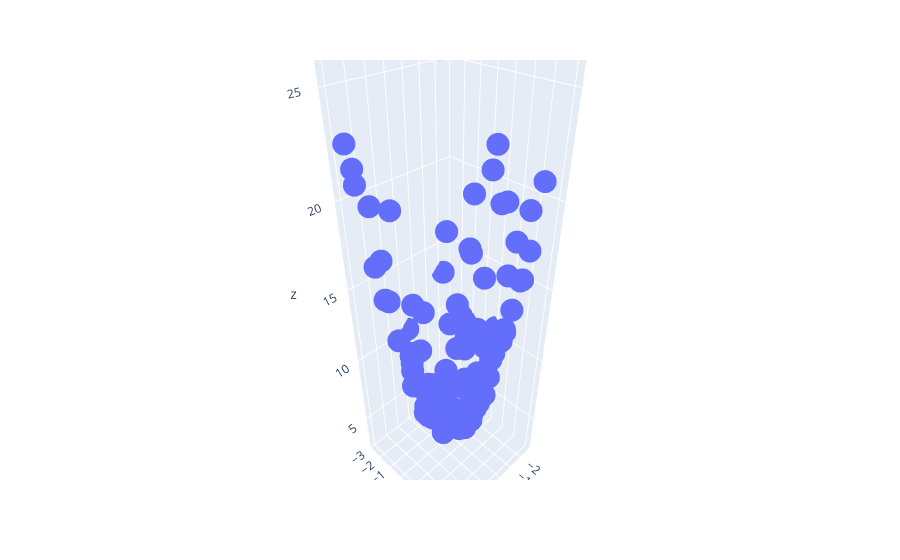

Notebook source saved alongside this figure:
### Code cell
import plotly.express as px

df= px.data.iris()

fig = px.scatter_3d(df, x=x.ravel(),y=y.ravel(),z=z.ravel())

fig.show()
